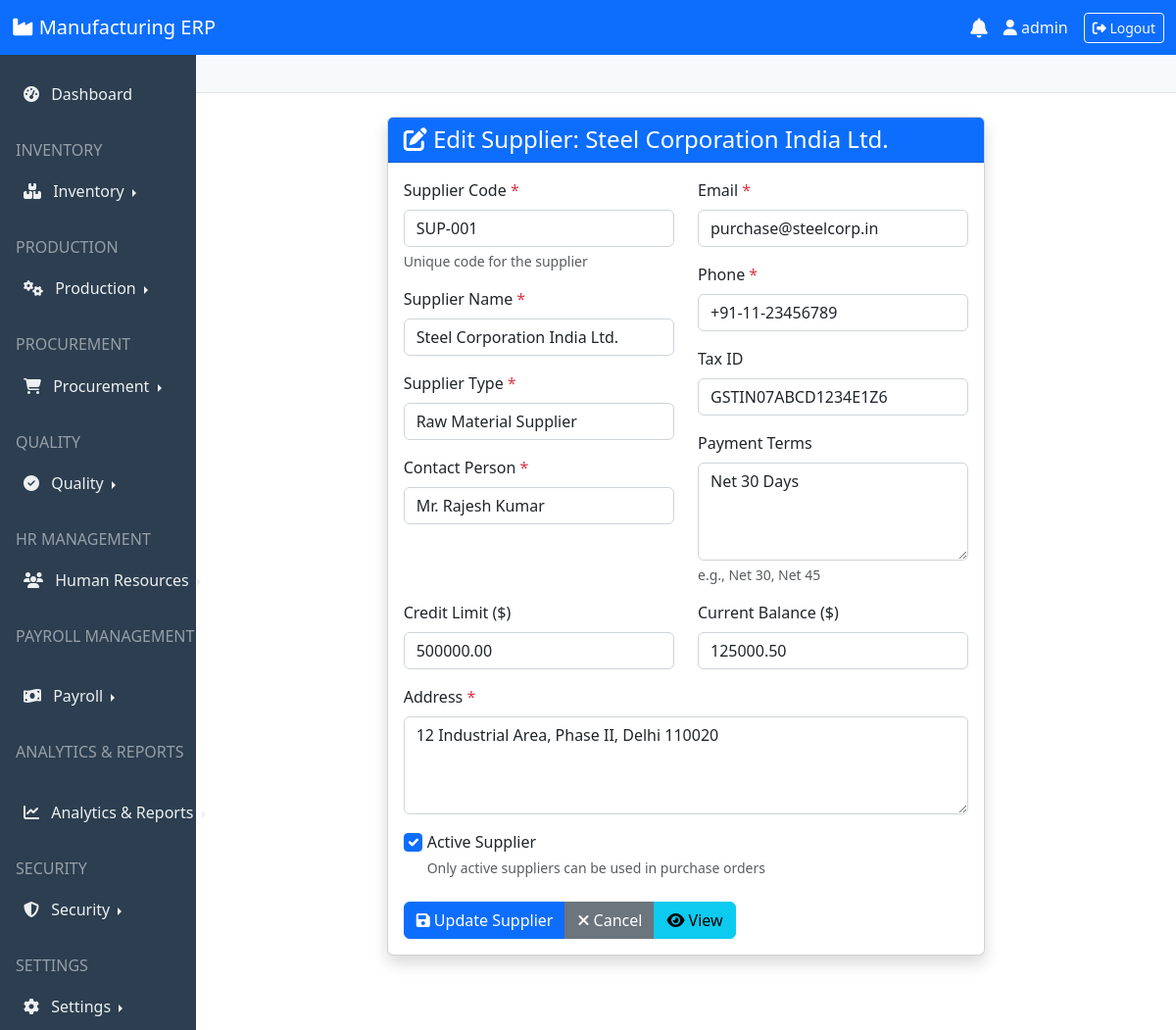
/procurement/suppliers/1/update/ (signed in), run on the app's committed database.
### procurement/models.py (models this page shows, shortened)
class Supplier(TimeStampedModel):
    SUPPLIER_TYPES = [
        ('material', 'Raw Material Supplier'),
        ('equipment', 'Equipment Supplier'),
        ('service', 'Service Provider'),
        ('other', 'Other'),
    ]
    code = models.CharField(max_length=20, unique=True)
    name = models.CharField(max_length=200)
    supplier_type = models.CharField(max_length=20, choices=SUPPLIER_TYPES, default='material')
    contact_person = models.CharField(max_length=100)
    email = models.EmailField()
    phone = models.CharField(max_length=20)
    address = models.TextField()
    tax_id = models.CharField(max_length=50, blank=True)
    payment_terms = models.CharField(max_length=100, blank=True)
    credit_limit = models.DecimalField(max_digits=12, decimal_places=2, default=0)
    current_balance = models.DecimalField(max_digits=12, decimal_places=2, default=0)
    is_active = models.BooleanField(default=True)

### procurement/views.py (the view, shortened to what this page needs)
# urls.py: path('suppliers/<int:pk>/update/', views.SupplierUpdateView.as_view(), name='supplier_update'),
class SupplierUpdateView(LoginRequiredMixin, UpdateView):
    model = Supplier
    form_class = SupplierForm
    template_name = 'procurement/supplier_form.html'
    success_url = reverse_lazy('procurement:supplier_list')

### procurement/forms.py
class SupplierForm(forms.ModelForm):
    class Meta:
        model = Supplier
        fields = '__all__'
        widgets = {
            'address': forms.Textarea(attrs={'rows': 3}),
            'payment_terms': forms.Textarea(attrs={'rows': 2}),
        }

### templates/procurement/supplier_form.html (shortened to what this page needs)
{% extends 'base.html' %}
{% block content %}
<div class="container-fluid">
    <div class="row">
        <div class="col-lg-8 mx-auto">
            <div class="card shadow">
                <div class="card-header bg-primary text-white">
                    <h4 class="mb-0">
                        <i class="fas fa-{% if object %}edit{% else %}plus-circle{% endif %}"></i>
                        {% if object %}
                            Edit Supplier: {{ object.name }}
                        {% else %}
                            Create New Supplier
                        {% endif %}
                    </h4>
                </div>
                <div class="card-body">
                    <form method="post" id="supplier-form">
                        <div class="row">
                            <div class="col-md-6">
                                <div class="form-group mb-3">
                                    <label for="{{ form.code.id_for_label }}" class="form-label">
                                        Supplier Code <span class="text-danger">*</span>
                                    </label>
                                    {{ form.code }}
                                    <div class="form-text">Unique code for the supplier</div>
                                </div>
                                <div class="form-group mb-3">
                                    <label for="{{ form.name.id_for_label }}" class="form-label">
                                        Supplier Name <span class="text-danger">*</span>
                                    </label>
                                    {{ form.name }}
                                </div>
                                <div class="form-group mb-3">
                                    <label for="{{ form.supplier_type.id_for_label }}" class="form-label">
                                        Supplier Type <span class="text-danger">*</span>
                                    </label>
                                    {{ form.supplier_type }}
                                </div>
                                <div class="form-group mb-3">
                                    <label for="{{ form.contact_person.id_for_label }}" class="form-label">
                                        Contact Person <span class="text-danger">*</span>
                                    </label>
                                    {{ form.contact_person }}
                                </div>
                            </div>
                            <div class="col-md-6">
                                <div class="form-group mb-3">
                                    <label for="{{ form.email.id_for_label }}" class="form-label">
                                        Email <span class="text-danger">*</span>
                                    </label>
                                    {{ form.email }}
                                </div>
                                <div class="form-group mb-3">
                                    <label for="{{ form.phone.id_for_label }}" class="form-label">
                                        Phone <span class="text-danger">*</span>
                                    </label>
                                    {{ form.phone }}
                                </div>
                                <div class="form-group mb-3">
                                    <label for="{{ form.tax_id.id_for_label }}" class="form-label">
                                        Tax ID
                                    </label>
                                    {{ form.tax_id }}
                                </div>
                                <div class="form-group mb-3">
                                    <label for="{{ form.payment_terms.id_for_label }}" class="form-label">
                                        Payment Terms
                                    </label>
                                    {{ form.payment_terms }}
                                    <div class="form-text">e.g., Net 30, Net 45</div>
                                </div>
                            </div>
                        </div>
                        <div class="row">
                            <div class="col-md-6">
                                <div class="form-group mb-3">
                                    <label for="{{ form.credit_limit.id_for_label }}" class="form-label">
                                        Credit Limit ($)
                                    </label>
                                    {{ form.credit_limit }}
                                </div>
                            </div>
                            <div class="col-md-6">
                                <div class="form-group mb-3">
                                    <label for="{{ form.current_balance.id_for_label }}" class="form-label">
                                        Current Balance ($)
                                    </label>
                                    {{ form.current_balance }}
                                </div>
                            </div>
                        </div>
                        <div class="form-group mb-3">
                            <label for="{{ form.address.id_for_label }}" class="form-label">
                                Address <span class="text-danger">*</span>
                            </label>
                            {{ form.address }}
                        </div>
                        <div class="form-group mb-4">
                            <div class="form-check">
                                {{ form.is_active }}
                                <label class="form-check-label" for="{{ form.is_active.id_for_label }}">
                                    Active Supplier
                                </label>
                                <div class="form-text">Only active suppliers can be used in purchase orders</div>
                            </div>
                        </div>
                        <div class="form-group">
                            <div class="btn-group" role="group">
                                <button type="submit" class="btn btn-primary">
                                    <i class="fas fa-save"></i>
                                    {% if object %}
                                        Update Supplier
                                    {% else %}
                                        Create Supplier
                                    {% endif %}
                                </button>
                                <a href="{% url 'procurement:supplier_list' %}" class="btn btn-secondary">
                                    <i class="fas fa-times"></i> Cancel
                                </a>
                                {% if object %}
                                <a href="{% url 'procurement:supplier_detail' object.pk %}" class="btn btn-info">
                                    <i class="fas fa-eye"></i> View
                                </a>
                                {% endif %}
                            </div>
                        </div>
                    </form>
                </div>
            </div>
        </div>
    </div>
</div>
{% endblock %}

### templates/base.html (shortened to what this page needs)
<!DOCTYPE html>
<html lang="en">
<head>
    <link href="https://cdn.jsdelivr.net/npm/bootstrap@5.3.0/dist/css/bootstrap.min.css" rel="stylesheet">
    <link rel="stylesheet" href="https://cdnjs.cloudflare.com/ajax/libs/font-awesome/6.4.0/css/all.min.css">
    <link rel="stylesheet" href="https://cdn.datatables.net/1.13.4/css/dataTables.bootstrap5.min.css">
</head>
<body>
    <nav class="navbar navbar-expand-lg navbar-dark bg-primary">
        <div class="container-fluid">
            <a class="navbar-brand" href="{% url 'dashboard' %}">
                <i class="fas fa-industry"></i> Manufacturing ERP
            </a>
            <div class="d-flex align-items-center">
                <div class="dropdown me-3">
                    <a href="#" class="text-light position-relative" id="notificationDropdown"
                    data-bs-toggle="dropdown" aria-expanded="false">
                        <i class="fas fa-bell fa-lg"></i>
                    </a>
                </div>
                <span class="text-light me-3">
                    <i class="fas fa-user"></i> {{ user.username }}
                </span>
                <a href="{% url 'logout' %}" class="btn btn-outline-light btn-sm">
                    <i class="fas fa-sign-out-alt"></i> Logout
                </a>
            </div>
        </div>
    </nav>
    <div class="container-fluid">
        <div class="row">
            <div class="col-md-2 p-0 sidebar">
                <nav class="nav flex-column mt-3">
                    <a class="nav-link {% if request.path == '/dashboard/' %}active{% endif %}"
                    href="{% url 'dashboard' %}">
                        <i class="fas fa-tachometer-alt me-2"></i> Dashboard
                    </a>
                    <h6 class="text-uppercase text-white-50 mt-4 px-3 mb-2">Inventory</h6>
                    <div class="nav-item dropend">
                        <a class="nav-link dropdown-toggle" href="#" id="inventoryDropdown" role="button"
                        data-bs-toggle="dropdown" aria-expanded="false">
                            <i class="fas fa-boxes me-2"></i> Inventory
                        </a>
                    </div>
                    <h6 class="text-uppercase text-white-50 mt-4 px-3 mb-2">Production</h6>
                    <div class="nav-item dropend">
                        <a class="nav-link dropdown-toggle" href="#" id="productionDropdown" role="button"
                        data-bs-toggle="dropdown" aria-expanded="false">
                            <i class="fas fa-cogs me-2"></i> Production
                        </a>
                    </div>
                    <h6 class="text-uppercase text-white-50 mt-4 px-3 mb-2">Procurement</h6>
                    <div class="nav-item dropend">
                        <a class="nav-link dropdown-toggle" href="#" id="procurementDropdown" role="button"
                        data-bs-toggle="dropdown" aria-expanded="false">
                            <i class="fas fa-shopping-cart me-2"></i> Procurement
                        </a>
                    </div>
                    <h6 class="text-uppercase text-white-50 mt-4 px-3 mb-2">Quality</h6>
                    <div class="nav-item dropend">
                        <a class="nav-link dropdown-toggle" href="#" id="qualityDropdown" role="button"
                        data-bs-toggle="dropdown" aria-expanded="false">
                            <i class="fas fa-check-circle me-2"></i> Quality
                        </a>
                    </div>
                    <h6 class="text-uppercase text-white-50 mt-4 px-3 mb-2">HR Management</h6>
                    <div class="nav-item dropend">
                        <a class="nav-link dropdown-toggle" href="#" id="hrDropdown" role="button"
                        data-bs-toggle="dropdown" aria-expanded="false">
                            <i class="fas fa-users me-2"></i> Human Resources
                        </a>
                    </div>
                    <h6 class="text-uppercase text-white-50 mt-4 px-3 mb-2">Payroll Management</h6>
                    <div class="nav-item dropend">
                        <a class="nav-link dropdown-toggle" href="#" id="payrollDropdown" role="button"
                        data-bs-toggle="dropdown" aria-expanded="false">
                            <i class="fas fa-money-bill-wave me-2"></i> Payroll
                        </a>
                    </div>
                    <h6 class="text-uppercase text-white-50 mt-4 px-3 mb-2">Analytics & Reports</h6>
                    <div class="nav-item dropend">
                        <a class="nav-link dropdown-toggle" href="#" id="analyticsDropdown" role="button"
                        data-bs-toggle="dropdown" aria-expanded="false">
                            <i class="fas fa-chart-line me-2"></i> Analytics & Reports
                        </a>
                    </div>
                    <h6 class="text-uppercase text-white-50 mt-4 px-3 mb-2">Security</h6>
                    <div class="nav-item dropend">
                        <a class="nav-link dropdown-toggle" href="#" id="securityDropdown" role="button"
                        data-bs-toggle="dropdown" aria-expanded="false">
                            <i class="fas fa-shield-alt me-2"></i> Security
                        </a>
                    </div>
                    <h6 class="text-uppercase text-white-50 mt-4 px-3 mb-2">Settings</h6>
                    <div class="nav-item dropend">
                        <a class="nav-link dropdown-toggle" href="#" id="settingsDropdown" role="button"
                        data-bs-toggle="dropdown" aria-expanded="false">
                            <i class="fas fa-cog me-2"></i> Settings
                        </a>
                    </div>
                </nav>
            </div>
            <div class="col-md-10 p-0">
                <div class="content-header">
                </div>
                <div class="p-4">
                    {% block content %}{% endblock %}
                </div>
            </div>
        </div>
    </div>
</body>
</html>

### templates/base.html (style rules this page uses)
.sidebar { min-height: calc(100vh - 56px); background-color: #2c3e50; }
.sidebar .nav-link { color: #ecf0f1; padding: 12px 20px; border-left: 4px solid transparent; }
.content-header { background-color: #f8f9fa; padding: 15px; border-bottom: 1px solid #dee2e6; }

### templates/procurement/supplier_form.html (style rules this page uses)
.form-control { width: 100%; padding: 0.375rem 0.75rem; font-size: 1rem; line-height: 1.5; border: 1px solid #ced4da; border-radius: 0.375rem; }
select.form-control { height: calc(2.25rem + 2px); }
textarea.form-control { min-height: 100px; }
.form-check-input { width: 1.2em; height: 1.2em; margin-top: 0.2em; }

### data on the page
Supplier: name "Steel Corporation India Ltd.", code "SUP-001", supplier_type "Raw Material Supplier", contact_person "Mr. Rajesh Kumar", email "purchase@steelcorp.in", phone "+91-11-23456789", tax_id "GSTIN07ABCD1234E1Z6", payment_terms "Net 30 Days", credit_limit "500000.00", current_balance "125000.50", address "12 Industrial Area, Phase II, Delhi 110020", is_active "☑"

### other printed values
{{ user.username }} "admin"
